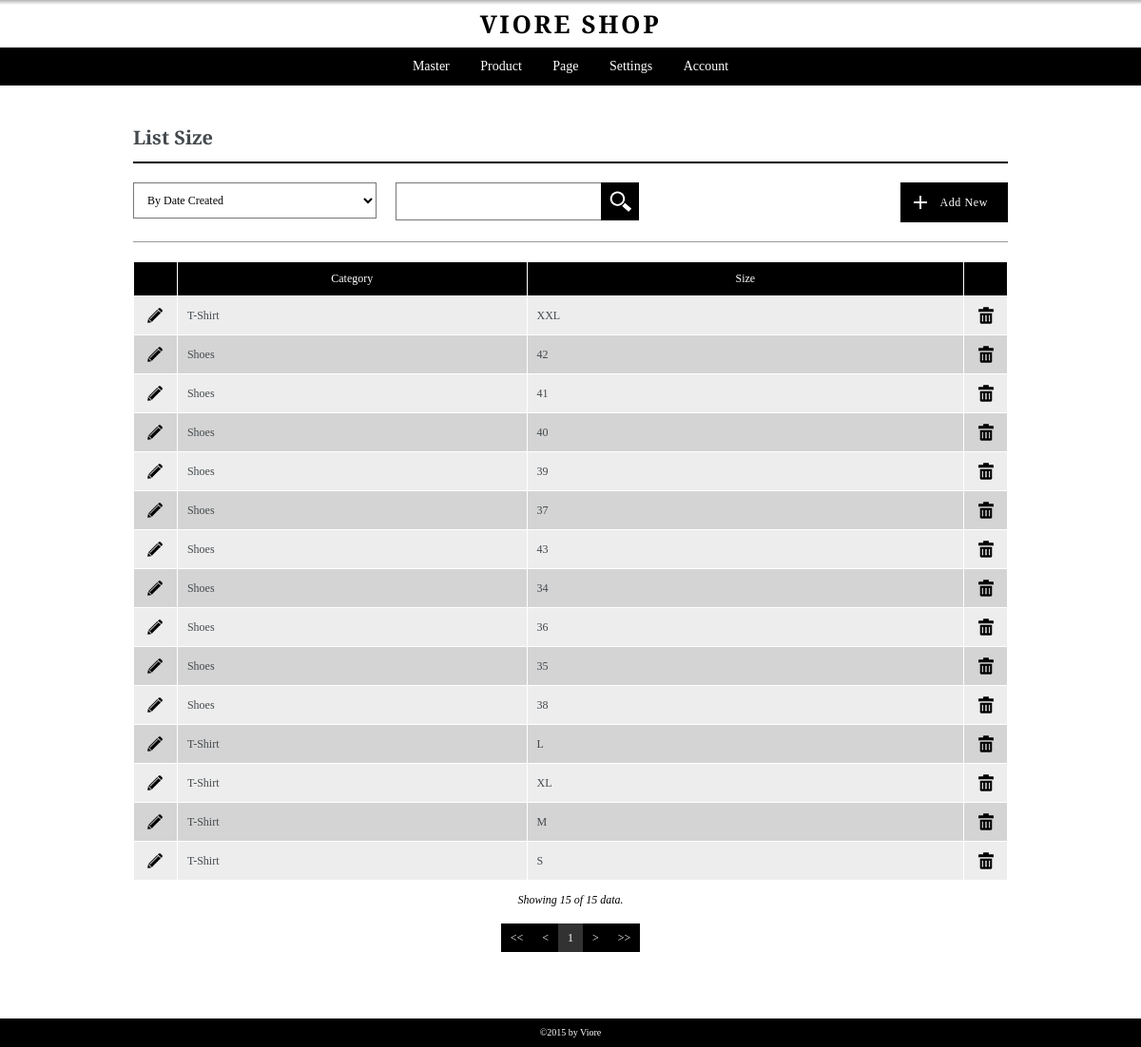
Screenshot of /admin/pages/listsize.php (signed in) with the database file from the repository.
### tables this page shows
CREATE TABLE `size` (
  `id_size` int(5) NOT NULL,
  `id_category` int(5) NOT NULL,
  `size_name` varchar(100) NOT NULL,
  `user_create` int(5) NOT NULL,
  `user_edit` int(5) NOT NULL,
  `date_created` datetime NOT NULL,
  `date_edited` datetime NOT NULL,
  `active` int(1) NOT NULL
);

CREATE TABLE `category` (
  `id_category` int(5) NOT NULL,
  `category_name` varchar(100) NOT NULL,
  `category_description` text NOT NULL,
  `user_create` int(5) NOT NULL,
  `user_edit` int(5) NOT NULL,
  `date_created` datetime NOT NULL,
  `date_edited` datetime NOT NULL,
  `active` int(1) NOT NULL
);

### admin/pages/getfieldname.php (called while the page is built, shortened)
<?php
if((substr($pagecall,0,4)=="edit")||(substr($pagecall,0,4)=="list")){
	$tabel = substr($pagecall, 4);
}
else {
	$tabel = substr($pagecall, 3);
}
$pageedit = "add".$tabel;
?>

### admin/pages/listsize.php (the view, shortened to what this page needs)
<?php
	include "header.php";
	$pagecall = "listsize";
	include "controller.php";
	include "getfieldname.php";
?>
<div class="container">
	<div class="content list listsize">
		<h3><?php echo ucwords("List ".$tabel); ?></h3>
		<?php
			include ("../pages/filter-box.php");
		?>
		<div class="data-table">
			<table border="1" cellpadding="0" cellspacing="0" width="100%">
				<colgroup>
					<col width="5%">
					<col width="40%">
					<col width="">
					<col width="5%">
				</colgroup>
				<thead>
					<tr>
						<th>&nbsp;</th>
						<th>Category</th>
						<th>Size</th>
						<th>&nbsp;</th>
					</tr>
				</thead>
				<tbody>
					<?php
					$batas=20;
					if (empty($halaman))
					{
						$posisi=0;
					}
					else
					{
						$posisi=($halaman-1)*$batas;
					}
					$sql = "SELECT s.*, c.category_name FROM size s, category c ";
					$sql .= "WHERE s.active = 1 ";
					$sql .= "AND s.id_category = c.id_category ";
					if ((isset($_POST['sortingchoice'])) AND ($_POST['sortingchoice']!="all"))
					{
						$sorting_opt = explode(":", $_POST['sortingchoice']);
						$sql .= "ORDER BY ".$sorting_opt[0]." ".$sorting_opt[1]." ";
					}
					else{
						$sql .= "ORDER BY date_created DESC ";
					}
					$sqlp = $sql."LIMIT $posisi,$batas";
					$result = mysql_query($sqlp);
					while ($row=mysql_fetch_array($result))
					{
						echo '<tr>';
						echo '	<td align="center">
									<a href="'.$pageedit.'.php?act=chg&id='.$row["id_size"].'" class="link-opt"><img src="../images/icon-pencil.png" alt="Edit" title="Edit"></a>
								</td>
						';
						echo '	<td align="left">'.$row['category_name'].'</td>';
						echo '	<td align="left">'.$row['size_name'].'</td>';
						echo '	<td align="center">
									<a href="deactive.php?id='.$row["id_size"].'&pageorigin='.$pagecall.'" class="link-opt"><img src="../images/icon-trash.png" alt="Delete" title="Delete"></a>
								</td>
						';
						echo '</tr>';
					}
					?>
				</tbody>
			</table>
		</div>
		<div class="data-show">
			<?php
				$jumlah = mysql_num_rows($result);
				$showing = $batas;
				if ($jumlah<$batas){$showing=$jumlah;}
				echo '<p>Showing '.$showing.' of '.$jumlah.' data.</p>';
			?>
		</div>
		<?php
			include ("../modules/paging.php");
		?>
	</div>
</div>
<?php
	include "footer.php";
?>

### admin/css/baseline.css (style rules this page uses)
body { font-family: 'Arvo', serif; font-size: 10px; line-height: 20px; color: #44494d; }
h1, h2, h3, h4, h5, h6 { font-weight: bold; }
h3 { font-size: 20px; line-height: 30px; }
a { text-decoration: none; }
a, a:visited { line-height: 20px; font-size: 12px; }
p { font-size: 14px; line-height: 20px; }
table { border: 1px solid #ffffff; font-size: 12px; }
table tr th, table tr td { padding: 10px; }
table tr th { text-align: center; background: #000; color: #fff; }
table tr td { background: #d4d4d4; }
table tr:nth-child(2n+1) td { background: #ededed; }

### admin/css/layout.css (style rules this page uses)
*, *:before, *:after { -moz-box-sizing: border-box; -webkit-box-sizing: border-box; box-sizing: border-box; }
body { background: #FFFFFF; }
.container { padding: 20px; max-width: 960px; margin: auto; }

### admin/css/main.css (style rules this page uses)
.list { margin: 20px 0 50px; }
.list h3 { margin-bottom: 20px; padding-bottom: 10px; border-bottom: 2px solid #000; }
.data-table { margin-bottom: 10px; }
.data-show { margin-bottom: 15px; text-align: center; }
.data-show p { font-size: 12px; line-height: 20px; color: #000000; font-style: italic; }
a.link-opt { display: inline-block; }

### rows the page displays
size: id_category.category_name "T-Shirt", size_name "XXL"
size: id_category.category_name "Shoes", size_name "42"
size: id_category.category_name "Shoes", size_name "41"
size: id_category.category_name "Shoes", size_name "40"
size: id_category.category_name "Shoes", size_name "39"
size: id_category.category_name "Shoes", size_name "37"
size: id_category.category_name "Shoes", size_name "43"
size: id_category.category_name "Shoes", size_name "34"
size: id_category.category_name "Shoes", size_name "36"
size: id_category.category_name "Shoes", size_name "35"
size: id_category.category_name "Shoes", size_name "38"
size: id_category.category_name "T-Shirt", size_name "L"
size: id_category.category_name "T-Shirt", size_name "XL"
size: id_category.category_name "T-Shirt", size_name "M"
size: id_category.category_name "T-Shirt", size_name "S"

### other values shown
$showing "15"
$jumlah "15"
$halaman "1"
